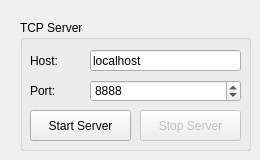
      <widget class="QWidget" name="tab_RemoteTCP">
       <attribute name="title">
        <string>Remote TCP</string>
       </attribute>
       <widget class="QGroupBox" name="groupBox_SEM_3">
        <property name="geometry">
         <rect>
          <x>20</x>
          <y>20</y>
          <width>231</width>
          <height>131</height>
         </rect>
        </property>
        <property name="title">
         <string>TCP Server</string>
        </property>
        <widget class="QLabel" name="label_tcp_host">
         <property name="geometry">
          <rect>
           <x>10</x>
           <y>30</y>
           <width>121</width>
           <height>21</height>
          </rect>
         </property>
         <property name="text">
          <string>Host:</string>
         </property>
        </widget>
        <widget class="QLabel" name="label_tcp_port">
         <property name="geometry">
          <rect>
           <x>10</x>
           <y>60</y>
           <width>41</width>
           <height>21</height>
          </rect>
         </property>
         <property name="text">
          <string>Port:</string>
         </property>
        </widget>
        <widget class="QLineEdit" name="lineEdit_tcp_host">
         <property name="geometry">
          <rect>
           <x>70</x>
           <y>30</y>
           <width>151</width>
           <height>21</height>
          </rect>
         </property>
         <property name="text">
          <string>localhost</string>
         </property>
        </widget>
        <widget class="QSpinBox" name="spinBox_tcp_port">
         <property name="geometry">
          <rect>
           <x>70</x>
           <y>60</y>
           <width>151</width>
           <height>22</height>
          </rect>
         </property>
         <property name="maximum">
          <number>99999</number>
         </property>
         <property name="value">
          <number>8888</number>
         </property>
        </widget>
        <widget class="QPushButton" name="pushButton_tcp_startServer">
         <property name="geometry">
          <rect>
           <x>10</x>
           <y>90</y>
           <width>101</width>
           <height>31</height>
          </rect>
         </property>
         <property name="font">
          <font>
           <bold>false</bold>
          </font>
         </property>
         <property name="text">
          <string>Start Server</string>
         </property>
        </widget>
        <widget class="QPushButton" name="pushButton_tcp_stopServer">
         <property name="enabled">
          <bool>false</bool>
         </property>
         <property name="geometry">
          <rect>
           <x>120</x>
           <y>90</y>
           <width>101</width>
           <height>31</height>
          </rect>
         </property>
         <property name="font">
          <font>
           <bold>false</bold>
          </font>
         </property>
         <property name="text">
          <string>Stop Server</string>
         </property>
        </widget>
       </widget>
      </widget>
